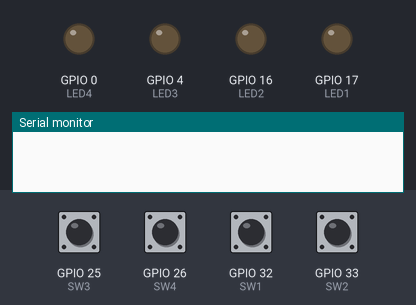
The sketch below on a simulated ESP32. Parts: output pins drawn as LEDs (lit = HIGH), the last lines printed to the serial monitor. Inputs (shaded band) come from the test bench; at power-on: GPIO 25 (SW3), GPIO 26 (SW4), GPIO 32 (SW1), GPIO 33 (SW2) HIGH.

Above: at 1.2 s.
1.3 s: GPIO 25 (SW3) pulled LOW for 0.15 s
At 2.1 s:
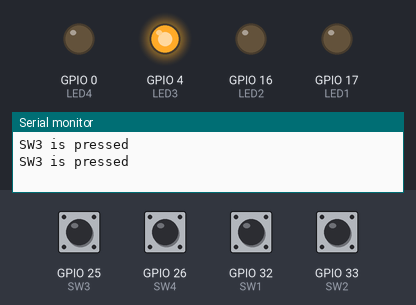
2.9 s: GPIO 26 (SW4) pulled LOW for 0.15 s
At 3.3 s:
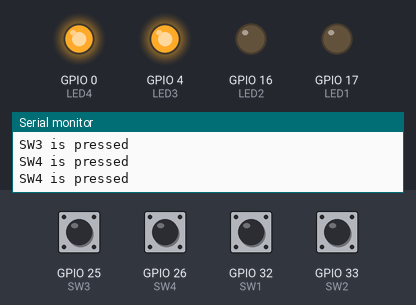
4.5 s: GPIO 32 (SW1) pulled LOW for 0.15 s
At 5.7 s:
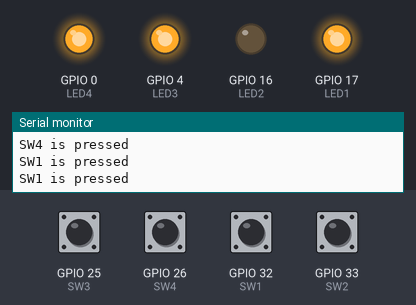
6.1 s: GPIO 33 (SW2) pulled LOW for 0.15 s
At 6.9 s:
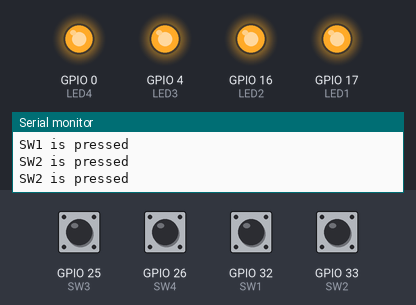
7.7 s: GPIO 25 (SW3) pulled LOW for 1 s
At 8.2 s:
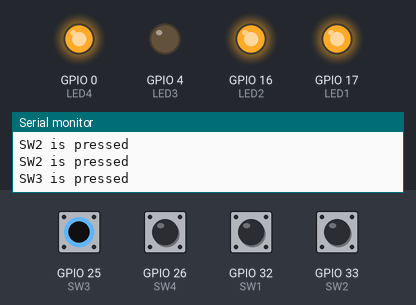
10.2 s: GPIO 26 (SW4) pulled LOW for 1 s
At 11.2 s:
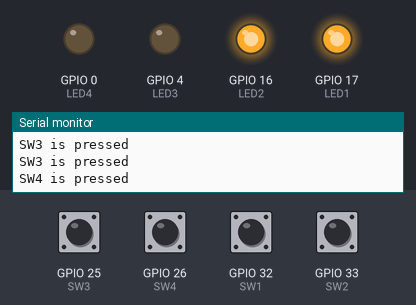
Timing chart, 0 to 13.2 s (numbered marks = the images above; inputs shaded):
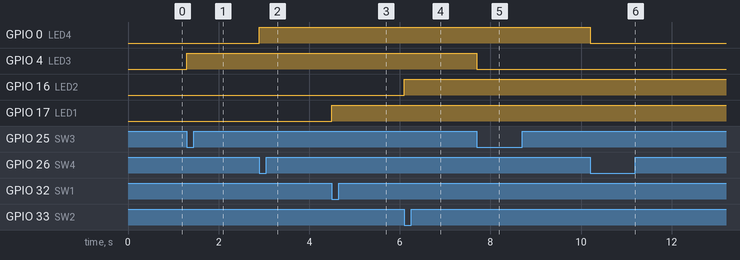

The sketch:

LAB-4-04-02.ino
```cpp
#define LED1 17
#define LED2 16
#define LED3 4
#define LED4 0
#define SW1 32
#define SW2 33
#define SW3 25
#define SW4 26

void setup()
{
    Serial.begin(115200);       // Initialize Serial communication
    pinMode(LED1, OUTPUT);      // Set LED1 pin as output
    pinMode(LED2, OUTPUT);      // Set LED2 pin as output
    pinMode(LED3, OUTPUT);      // Set LED3 pin as output
    pinMode(LED4, OUTPUT);      // Set LED4 pin as output
    pinMode(SW1, INPUT_PULLUP); // Set SW1 pin as input
    pinMode(SW2, INPUT_PULLUP); // Set SW2 pin as input
    pinMode(SW3, INPUT_PULLUP); // Set SW3 pin as input
    pinMode(SW4, INPUT_PULLUP); // Set SW4 pin as input
}

void loop()
{
    static bool previousSw1State = true; // Variable to store the previous state of SW1
    static bool previousSw2State = true; // Variable to store the previous state of SW2
    static bool previousSw3State = true; // Variable to store the previous state of SW3
    static bool previousSw4State = true; // Variable to store the previous state of SW4

    bool currentSw1State = digitalRead(SW1); // Read the current state of SW1
    bool currentSw2State = digitalRead(SW2); // Read the current state of SW2
    bool currentSw3State = digitalRead(SW3); // Read the current state of SW3
    bool currentSw4State = digitalRead(SW4); // Read the current state of SW4

    if (currentSw1State != previousSw1State) // Check if SW1 state has changed
    {
        if (currentSw1State == LOW) // Check if SW1 is pressed
        {
            digitalWrite(LED1, !digitalRead(LED1)); // Toggle the state of LED1
        }
        Serial.println("SW1 is pressed");
        previousSw1State = currentSw1State; // Update the previous state of SW1
    }

    if (currentSw2State != previousSw2State) // Check if SW2 state has changed
    {
        if (currentSw2State == LOW) // Check if SW2 is pressed
        {
            digitalWrite(LED2, !digitalRead(LED2)); // Toggle the state of LED2
        }
        Serial.println("SW2 is pressed");
        previousSw2State = currentSw2State; // Update the previous state of SW2
    }

    if (currentSw3State != previousSw3State) // Check if SW3 state has changed
    {
        if (currentSw3State == LOW) // Check if SW3 is pressed
        {
            digitalWrite(LED3, !digitalRead(LED3)); // Toggle the state of LED3
        }
        Serial.println("SW3 is pressed");
        previousSw3State = currentSw3State; // Update the previous state of SW3
    }

    if (currentSw4State != previousSw4State) // Check if SW4 state has changed
    {
        if (currentSw4State == LOW) // Check if SW4 is pressed
        {
            digitalWrite(LED4, !digitalRead(LED4)); // Toggle the state of LED4
        }
        Serial.println("SW4 is pressed");
        previousSw4State = currentSw4State; // Update the previous state of SW4
    }
}
```

Measured:
- after the input at 1.3 s, GPIO 4 (LED3): LOW → HIGH at once
- after the input at 2.9 s, GPIO 0 (LED4): LOW → HIGH at once
- after the input at 4.5 s, GPIO 17 (LED1): LOW → HIGH at once
- after the input at 6.1 s, GPIO 16 (LED2): LOW → HIGH at once
- after the input at 7.7 s, GPIO 4 (LED3): HIGH → LOW at once
- after the input at 10.2 s, GPIO 0 (LED4): HIGH → LOW at once
